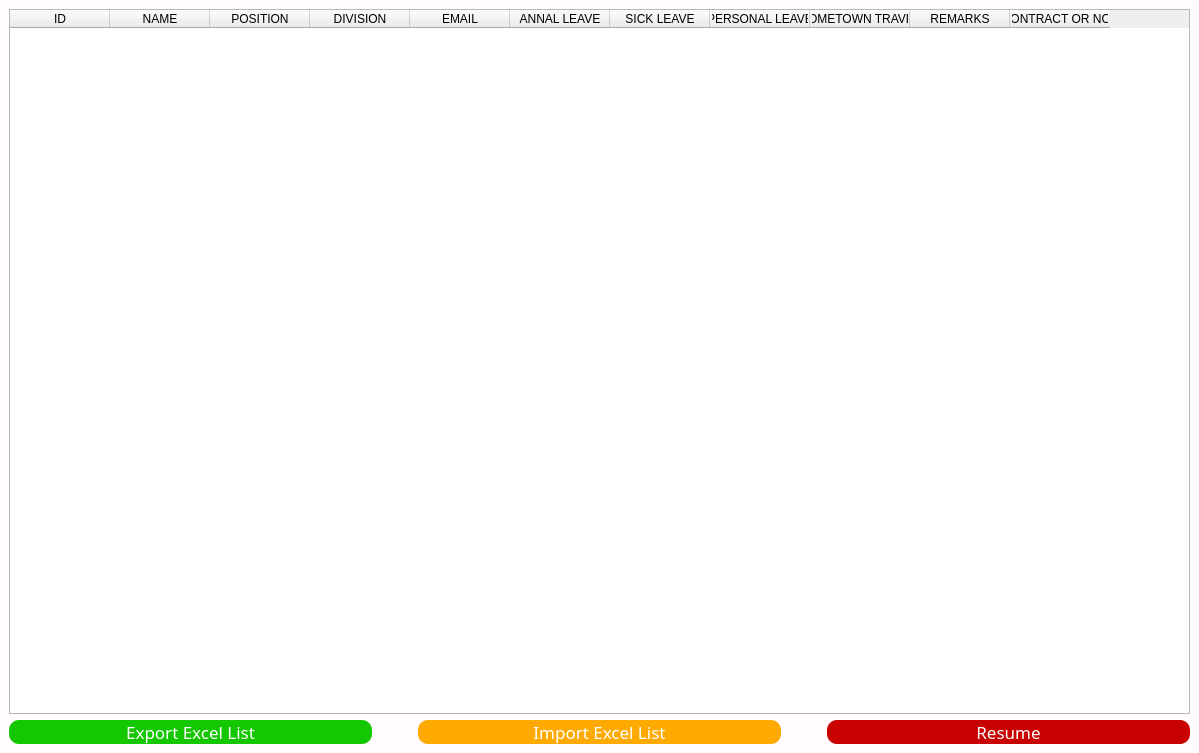
<?xml version="1.0" encoding="UTF-8"?>
<ui version="4.0">
 <class>StaffManage</class>
 <widget class="QMainWindow" name="StaffManage">
  <property name="geometry">
   <rect>
    <x>0</x>
    <y>0</y>
    <width>1199</width>
    <height>753</height>
   </rect>
  </property>
  <property name="windowTitle">
   <string>Staff Management</string>
  </property>
  <property name="styleSheet">
   <string notr="true">QMainWindow
{
	background-color: rgb(255, 251, 255);
}</string>
  </property>
  <widget class="QWidget" name="centralwidget">
   <layout class="QVBoxLayout" name="verticalLayout">
    <item>
     <widget class="QTableWidget" name="tableWidget">
      <property name="editTriggers">
       <set>QAbstractItemView::NoEditTriggers</set>
      </property>
      <property name="selectionBehavior">
       <enum>QAbstractItemView::SelectRows</enum>
      </property>
      <column>
       <property name="text">
        <string>ID</string>
       </property>
      </column>
      <column>
       <property name="text">
        <string>NAME</string>
       </property>
      </column>
      <column>
       <property name="text">
        <string>POSITION</string>
       </property>
      </column>
      <column>
       <property name="text">
        <string>DIVISION</string>
       </property>
      </column>
      <column>
       <property name="text">
        <string>EMAIL</string>
       </property>
      </column>
      <column>
       <property name="text">
        <string>ANNAL LEAVE</string>
       </property>
      </column>
      <column>
       <property name="text">
        <string>SICK LEAVE</string>
       </property>
      </column>
      <column>
       <property name="text">
        <string>PERSONAL LEAVE</string>
       </property>
      </column>
      <column>
       <property name="text">
        <string>HOMETOWN TRAVEL</string>
       </property>
      </column>
      <column>
       <property name="text">
        <string>REMARKS</string>
       </property>
      </column>
      <column>
       <property name="text">
        <string>CONTRACT OR NOT</string>
       </property>
      </column>
     </widget>
    </item>
    <item>
     <layout class="QHBoxLayout" name="horizontalLayout">
      <item>
       <widget class="QPushButton" name="pushButton_2">
        <property name="styleSheet">
         <string notr="true">QPushButton

{
    font-family:Microsoft Yahei;

    font-size:13pt;
 
    color:white;

    background-color:rgb(21, 199, 1);

    border-radius:10px;

}

QPushButton:hover
{
    background-color:rgb(21, 175, 0);
    padding-left:-3px;
    padding-top:-3px;

}


QPushButton:pressed
{  
    background-color:rgb(0, 113, 0);
    padding-left:3px;
    padding-top:3px;
}</string>
        </property>
        <property name="text">
         <string>Export Excel List</string>
        </property>
       </widget>
      </item>
      <item>
       <spacer name="horizontalSpacer_2">
        <property name="orientation">
         <enum>Qt::Horizontal</enum>
        </property>
        <property name="sizeType">
         <enum>QSizePolicy::Fixed</enum>
        </property>
        <property name="sizeHint" stdset="0">
         <size>
          <width>40</width>
          <height>20</height>
         </size>
        </property>
       </spacer>
      </item>
      <item>
       <widget class="QPushButton" name="pushButton_3">
        <property name="styleSheet">
         <string notr="true">QPushButton
{
    font-family:Microsoft Yahei;
    font-size:13pt; 
    color:white;
    background-color:rgb(255, 170, 0);
    border-radius:10px;
}

QPushButton:hover
{
    background-color:rgb(230, 153, 0);
    padding-left:-3px;
    padding-top:-3px;

}

QPushButton:pressed
{
    background-color:rgb(197, 128, 0);
    padding-left:3px;
    padding-top:3px;
}</string>
        </property>
        <property name="text">
         <string>Import Excel List</string>
        </property>
       </widget>
      </item>
      <item>
       <spacer name="horizontalSpacer_3">
        <property name="orientation">
         <enum>Qt::Horizontal</enum>
        </property>
        <property name="sizeType">
         <enum>QSizePolicy::Fixed</enum>
        </property>
        <property name="sizeHint" stdset="0">
         <size>
          <width>40</width>
          <height>20</height>
         </size>
        </property>
       </spacer>
      </item>
      <item>
       <widget class="QPushButton" name="pushButton_4">
        <property name="styleSheet">
         <string notr="true">QPushButton
{
    font-family:Microsoft Yahei;
    font-size:13pt;  
    color:white;
    background-color:rgb(200, 0, 0);
    border-radius:10px;
}


QPushButton:hover
{

    background-color:rgb(176, 0, 0);
    padding-left:-3px;
    padding-top:-3px;
}


QPushButton:pressed
{
    background-color:rgb(147, 0, 0);  
    padding-left:3px;
    padding-top:3px;
    font-size:13pt;}</string>
        </property>
        <property name="text">
         <string>Resume</string>
        </property>
       </widget>
      </item>
     </layout>
    </item>
   </layout>
  </widget>
 </widget>
 <resources/>
 <connections/>
</ui>
